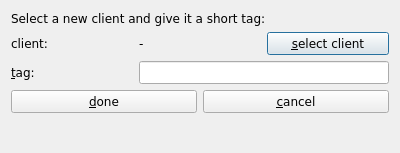
<ui version="4.0" >
 <class>ClientSelector</class>
 <widget class="QDialog" name="ClientSelector" >
  <property name="geometry" >
   <rect>
    <x>0</x>
    <y>0</y>
    <width>400</width>
    <height>153</height>
   </rect>
  </property>
  <property name="windowTitle" >
   <string>Virtual world client selector</string>
  </property>
  <layout class="QVBoxLayout" name="verticalLayout" >
   <item>
    <widget class="QLabel" name="label" >
     <property name="font" >
      <font>
       <family>Bitstream Vera Sans</family>
      </font>
     </property>
     <property name="text" >
      <string>Select a new client and give it a short tag:</string>
     </property>
    </widget>
   </item>
   <item>
    <layout class="QGridLayout" name="gridLayout" >
     <item row="0" column="0" >
      <widget class="QLabel" name="label_2" >
       <property name="font" >
        <font>
         <family>Bitstream Vera Sans</family>
        </font>
       </property>
       <property name="text" >
        <string>client:</string>
       </property>
      </widget>
     </item>
     <item row="0" column="1" >
      <widget class="QLabel" name="labelClientPath" >
       <property name="font" >
        <font>
         <family>Bitstream Vera Sans</family>
        </font>
       </property>
       <property name="text" >
        <string>-</string>
       </property>
      </widget>
     </item>
     <item row="0" column="2" >
      <widget class="QPushButton" name="pushButtonSelectClient" >
       <property name="font" >
        <font>
         <family>Bitstream Vera Sans</family>
        </font>
       </property>
       <property name="toolTip" >
        <string>&lt;!DOCTYPE HTML PUBLIC "-//W3C//DTD HTML 4.0//EN" "http://www.w3.org/TR/REC-html40/strict.dtd">
&lt;html>&lt;head>&lt;meta name="qrichtext" content="1" />&lt;style type="text/css">
p, li { white-space: pre-wrap; }
&lt;/style>&lt;/head>&lt;body style=" font-family:'Bitstream Vera Sans'; font-size:10pt; font-weight:400; font-style:normal;">
&lt;p style=" margin-top:0px; margin-bottom:0px; margin-left:0px; margin-right:0px; -qt-block-indent:0; text-indent:0px;">click here to select a new virtual world client using a file selector&lt;/p>&lt;/body>&lt;/html></string>
       </property>
       <property name="text" >
        <string>&amp;select client</string>
       </property>
      </widget>
     </item>
     <item row="1" column="1" colspan="2" >
      <widget class="QLineEdit" name="lineEditClientTag" >
       <property name="font" >
        <font>
         <family>Bitstream Vera Sans</family>
        </font>
       </property>
       <property name="toolTip" >
        <string>enter a short, but descriptive tag here; e.g., "secondlife 2.10.99".</string>
       </property>
      </widget>
     </item>
     <item row="1" column="0" >
      <widget class="QLabel" name="label_4" >
       <property name="font" >
        <font>
         <family>Bitstream Vera Sans</family>
        </font>
       </property>
       <property name="text" >
        <string>&amp;tag:</string>
       </property>
       <property name="buddy" >
        <cstring>lineEditClientTag</cstring>
       </property>
      </widget>
     </item>
    </layout>
   </item>
   <item>
    <layout class="QHBoxLayout" name="horizontalLayout" >
     <item>
      <widget class="QPushButton" name="pushButtonOK" >
       <property name="font" >
        <font>
         <family>Bitstream Vera Sans</family>
        </font>
       </property>
       <property name="toolTip" >
        <string>&lt;!DOCTYPE HTML PUBLIC "-//W3C//DTD HTML 4.0//EN" "http://www.w3.org/TR/REC-html40/strict.dtd">
&lt;html>&lt;head>&lt;meta name="qrichtext" content="1" />&lt;style type="text/css">
p, li { white-space: pre-wrap; }
&lt;/style>&lt;/head>&lt;body style=" font-family:'Bitstream Vera Sans'; font-size:10pt; font-weight:400; font-style:normal;">
&lt;p style=" margin-top:0px; margin-bottom:0px; margin-left:0px; margin-right:0px; -qt-block-indent:0; text-indent:0px;">click here when you are done&lt;/p>&lt;/body>&lt;/html></string>
       </property>
       <property name="text" >
        <string>&amp;done</string>
       </property>
      </widget>
     </item>
     <item>
      <widget class="QPushButton" name="pushButtonCancel" >
       <property name="font" >
        <font>
         <family>Bitstream Vera Sans</family>
        </font>
       </property>
       <property name="toolTip" >
        <string>&lt;!DOCTYPE HTML PUBLIC "-//W3C//DTD HTML 4.0//EN" "http://www.w3.org/TR/REC-html40/strict.dtd">
&lt;html>&lt;head>&lt;meta name="qrichtext" content="1" />&lt;style type="text/css">
p, li { white-space: pre-wrap; }
&lt;/style>&lt;/head>&lt;body style=" font-family:'Bitstream Vera Sans'; font-size:10pt; font-weight:400; font-style:normal;">
&lt;p style=" margin-top:0px; margin-bottom:0px; margin-left:0px; margin-right:0px; -qt-block-indent:0; text-indent:0px;">click here when you want to cancel this dialog&lt;/p>&lt;/body>&lt;/html></string>
       </property>
       <property name="text" >
        <string>&amp;cancel</string>
       </property>
      </widget>
     </item>
    </layout>
   </item>
   <item>
    <spacer name="verticalSpacer" >
     <property name="orientation" >
      <enum>Qt::Vertical</enum>
     </property>
     <property name="sizeHint" stdset="0" >
      <size>
       <width>20</width>
       <height>0</height>
      </size>
     </property>
    </spacer>
   </item>
  </layout>
 </widget>
 <resources/>
 <connections>
  <connection>
   <sender>pushButtonCancel</sender>
   <signal>clicked()</signal>
   <receiver>ClientSelector</receiver>
   <slot>reject()</slot>
   <hints>
    <hint type="sourcelabel" >
     <x>269</x>
     <y>118</y>
    </hint>
    <hint type="destinationlabel" >
     <x>297</x>
     <y>151</y>
    </hint>
   </hints>
  </connection>
 </connections>
</ui>
